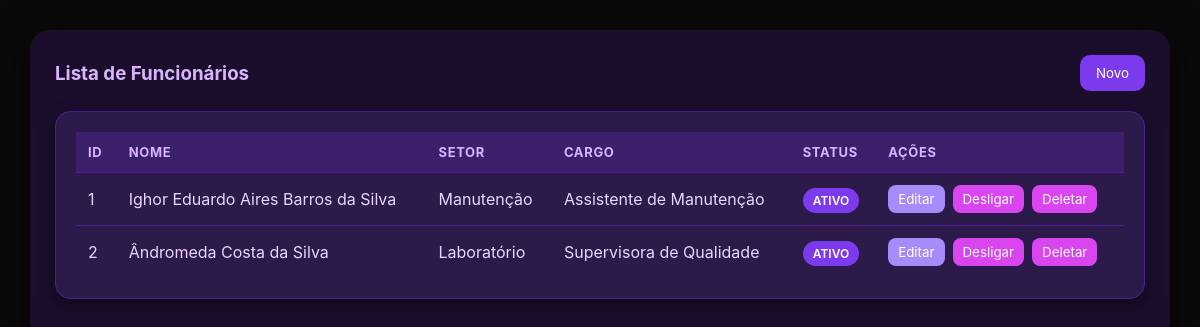
Screenshot of /listar with the database file from the repository.
### tables this page shows
CREATE TABLE funcionarios (
        id INTEGER PRIMARY KEY AUTOINCREMENT,
        nome TEXT,
        contato TEXT,
        setor TEXT,
        email TEXT,
        cargo TEXT,
        salario REAL,
        status TEXT DEFAULT 'ATIVO',
        data_admissao TEXT
    );

### app.py (the view)
@app.route("/listar")
def listar():
    conn = conectar()
    cursor = conn.cursor()
    cursor.execute("SELECT * FROM funcionarios")
    dados = cursor.fetchall()
    conn.close()
    return render_template("listar.html", funcionarios=dados)

### app.py (called while the page is built)
def conectar():
    return sqlite3.connect("rh.db")

### templates/listar.html (shortened to what this page needs)
<!DOCTYPE html>
<html>
<head>
    <link rel="stylesheet" href="/static/style.css">
</head>
<body>
<div class="container">
    <div class="titulo-box">
        <h3>Lista de Funcionários</h3>
        <a href="/cadastrar"><button>Novo</button></a>
    </div>
    <div class="box">
        <table>
            <thead>
                <tr>
                    <th>ID</th>
                    <th>Nome</th>
                    <th>Setor</th>
                    <th>Cargo</th>
                    <th>Status</th>
                    <th>Ações</th>
                </tr>
            </thead>
            <tbody>
            {% for f in funcionarios %}
                <tr>
                    <td>{{ f[0] }}</td>
                    <td>{{ f[1] }}</td>
                    <td>{{ f[3] }}</td>
                    <td>{{ f[5] }}</td>
                    <td>
                        <span class="badge {{ f[7]|lower }}">{{ f[7] }}</span>
                    </td>
                    <td class="acoes">
                        <a href="/editar/{{ f[0] }}"><button class="editar">Editar</button></a>
                        <a href="/desligar/{{ f[0] }}"><button class="excluir">Desligar</button></a>
                        <a href="/deletar/{{ f[0] }}"><button class="excluir">Deletar</button></a>
                    </td>
                </tr>
            {% endfor %}
            </tbody>
        </table>
    </div>
</div>
</body>
</html>

### static/style.css (style rules this page uses)
* { margin: 0; padding: 0; box-sizing: border-box; font-family: 'Inter', sans-serif; }
body { background: #0a0a0a; display: flex; justify-content: center; padding: 30px; min-height: 100vh; }
.container { width: 100%; max-width: 1200px; background: #1b0e2d; border-radius: 20px; padding: 25px; box-shadow: 0 10px 40px rgba(0, 0, 0, 0.7); }
.box { background: #2c1a4a; border-radius: 15px; overflow: hidden; border: 1px solid #4c1d95; padding: 20px; box-shadow: 0 5px 15px rgba(0, 0, 0, 0.5); animation: fadeUp 0.5s ease; }
.titulo-box { display: flex; justify-content: space-between; align-items: center; margin-bottom: 20px; }
.titulo-box h3 { color: #d8b4fe; }
.titulo-box button { background: #7c3aed; color: white; border: none; padding: 10px 16px; border-radius: 10px; cursor: pointer; transition: 0.3s; }
table { width: 100%; border-collapse: separate; border-spacing: 0; color: #e9d5ff; }
thead { background: #3b1f6b; }
th { text-align: left; padding: 12px; color: #d8b4fe; font-size: 13px; text-transform: uppercase; letter-spacing: 0.05em; }
td { padding: 12px; border-top: 1px solid #4c1d95; }
.badge { padding: 5px 10px; border-radius: 50px; font-size: 12px; font-weight: 600; }
.ativo { background: #7c3aed; color: white; }
.acoes { display: flex; gap: 8px; }
.editar { background: #a78bfa; color: white; border: none; padding: 6px 10px; border-radius: 8px; cursor: pointer; transition: 0.2s; }
.excluir { background: #d946ef; color: white; border: none; padding: 6px 10px; border-radius: 8px; cursor: pointer; transition: 0.2s; }

### rows the page displays
funcionarios: id "1", nome "Ighor Eduardo Aires Barros da Silva", setor "Manutenção", cargo "Assistente de Manutenção", status "ATIVO"
funcionarios: id "2", nome "Ândromeda Costa da Silva", setor "Laboratório", cargo "Supervisora de Qualidade", status "ATIVO"
